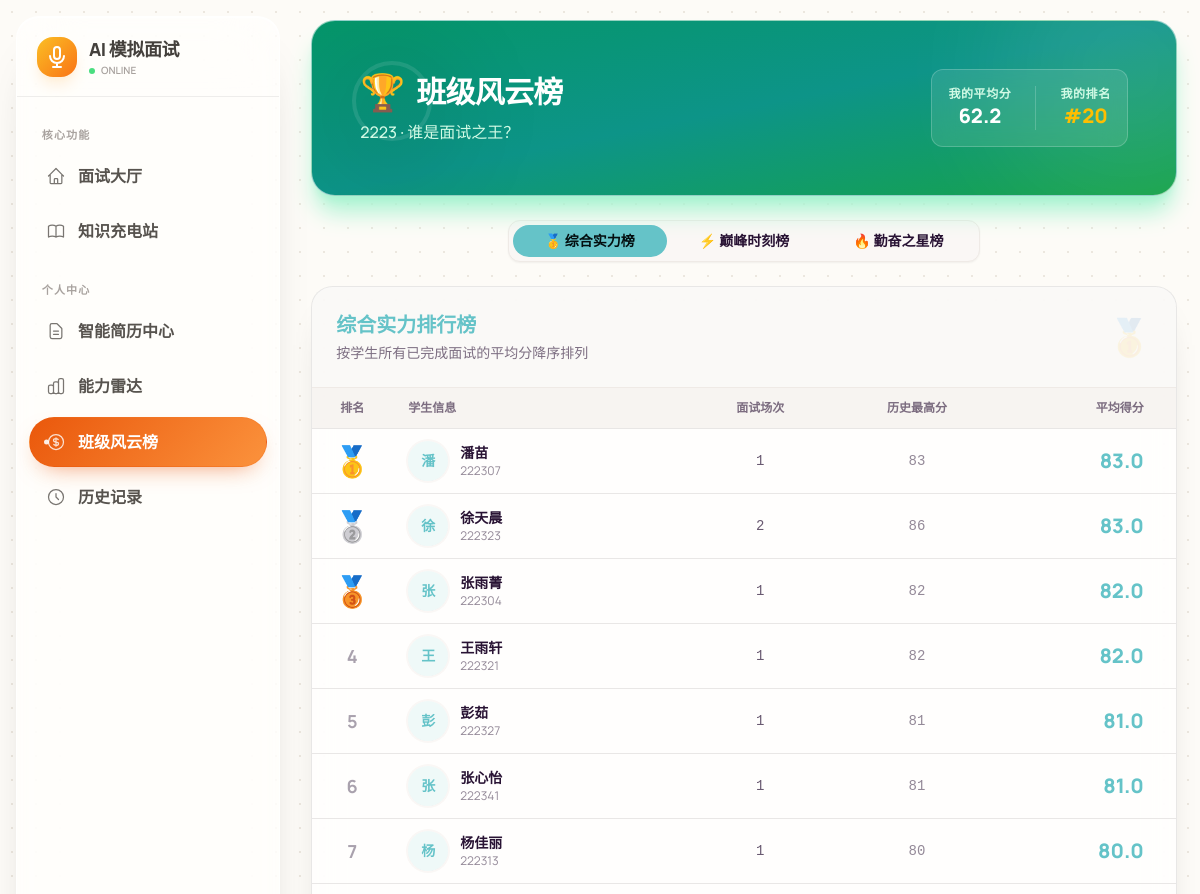
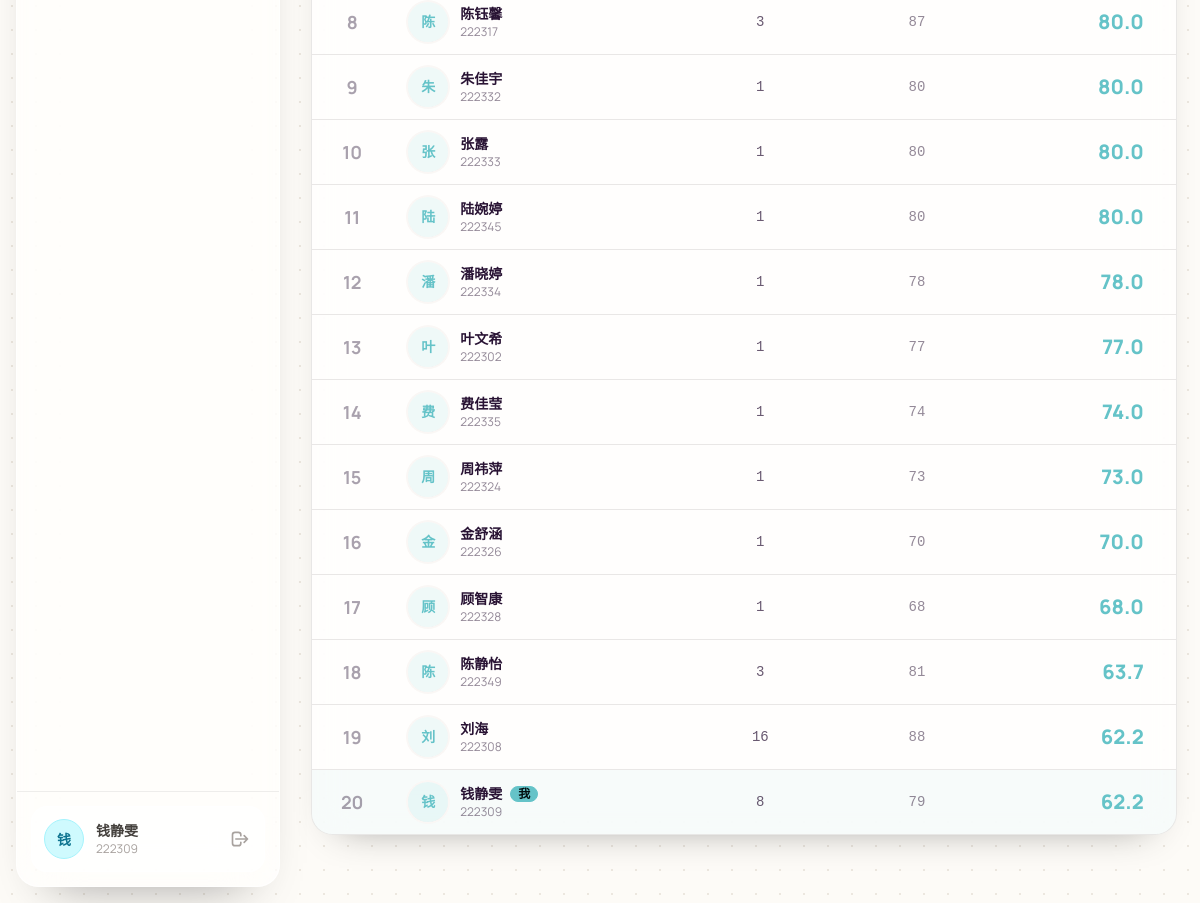
/leaderboard (signed in), run on the app's committed database (2 pictures, top to bottom).
### app/models.py (models this page shows, shortened)
class User(UserMixin, db.Model):
    __tablename__ = 'users'
    id = db.Column(db.Integer, primary_key=True)
    username = db.Column(db.String(50), unique=True, nullable=False)
    password_hash = db.Column(db.String(128))
    truename = db.Column(db.String(50))
    student_id = db.Column(db.String(20), unique=True)
    role = db.Column(db.String(20), default='student')
    department = db.Column(db.String(50))
    class_name = db.Column(db.String(50))
    resume_text = db.Column(db.Text)
    resume_tags = db.Column(db.String(255))  # 用逗号分隔的字符串存储
    profile_info = db.Column(db.JSON)
    created_at = db.Column(db.DateTime, default=datetime.now)

### app/routes.py (the view)
@bp.route('/leaderboard')
@login_required
def leaderboard():
    if current_user.role != 'student':
        flash("只有学生可以查看班级排行榜", "warning")
        return redirect(url_for('routes.dashboard'))
    classmates = User.query.filter_by(class_name=current_user.class_name, role='student').all()
    rank_data = []
    for student in classmates:
        sessions = InterviewSession.query.filter_by(user_id=student.id, status='completed').all()
        count = len(sessions)
        avg_score = 0
        max_score = 0
        last_active = None
        if count > 0:
            scores = [s.total_score for s in sessions if s.total_score is not None]
            if scores:
                avg_score = round(sum(scores) / len(scores), 1)
                max_score = max(scores)
            last_active = max(s.start_time for s in sessions)
        rank_data.append({
            'user': student,
            'count': count,
            'avg_score': avg_score,
            'max_score': max_score,
            'last_active': last_active
        })
    avg_rank_list = sorted(rank_data, key=lambda x: x['avg_score'], reverse=True)
    avg_rank_list = avg_rank_list[:20]
    max_rank_list = sorted(rank_data, key=lambda x: x['max_score'], reverse=True)
    max_rank_list = max_rank_list[:20]
    count_rank_list = sorted(rank_data, key=lambda x: x['count'], reverse=True)
    count_rank_list = count_rank_list[:20]
    return render_template('leaderboard.html',
                           current_user=current_user,
                           avg_rank=avg_rank_list,
                           max_rank=max_rank_list,
                           count_rank=count_rank_list)

### app/templates/leaderboard.html (shortened to what this page needs)
{% extends "base.html" %}
{% block content %}
<div class="space-y-6 pb-12">
    <div class="hero rounded-3xl bg-gradient-to-br from-emerald-600 via-teal-600 to-green-600 text-white shadow-xl shadow-emerald-200 overflow-hidden relative group">
        <div class="absolute -top-20 -right-20 w-64 h-64 bg-white/10 rounded-full blur-3xl group-hover:scale-110 transition-transform duration-700"></div>
        <div class="absolute bottom-0 left-0 w-40 h-40 bg-black/5 rounded-full blur-2xl"></div>
        <div class="absolute top-10 left-10 w-20 h-20 border-4 border-white/10 rounded-full"></div>
        <div class="hero-content flex-col md:flex-row justify-between w-full p-8 md:p-12 z-10">
            <div>
                <h1 class="text-3xl font-black tracking-tight flex items-center gap-3">
                    <span class="text-4xl">🏆</span> 班级风云榜
                </h1>
                <p class="mt-2 text-emerald-100 font-medium">
                    {{ current_user.class_name }} · 谁是面试之王？
                </p>
            </div>
            <div class="bg-white/10 backdrop-blur-md border border-white/20 rounded-xl p-4 flex gap-6">
                <div class="text-center">
                    <div class="text-xs text-emerald-100 uppercase font-bold tracking-wider">我的平均分</div>
                    {% set my_rank_item = avg_rank | selectattr("user.id", "equalto", current_user.id) | list | first %}
                    <div class="text-xl font-black text-white">
                        {% if my_rank_item %}
                            {{ my_rank_item.avg_score }}
                        {% else %}
                            -
                        {% endif %}
                    </div>
                </div>
                <div class="text-center">
                    <div class="text-xs text-emerald-100 uppercase font-bold tracking-wider">我的排名</div>
                    <div class="text-xl font-black text-warning">
                        {% if my_rank_item %}
                            #{{ loop.index if loop is defined else (avg_rank.index(my_rank_item) + 1) }}
                        {% else %}
                            -
                        {% endif %}
                    </div>
                </div>
            </div>
        </div>
    </div>
    <div class="flex justify-center">
        <div class="tabs tabs-boxed bg-base-100 p-1 rounded-xl shadow-sm border border-base-200">
            <a class="tab tab-lg px-8 transition-all duration-300 tab-active font-bold" onclick="switchTab('avg')" id="tab-avg">
                🥇 综合实力榜
            </a>
            <a class="tab tab-lg px-8 transition-all duration-300 font-bold" onclick="switchTab('max')" id="tab-max">
                ⚡ 巅峰时刻榜
            </a>
            <a class="tab tab-lg px-8 transition-all duration-300 font-bold" onclick="switchTab('count')" id="tab-count">
                🔥 勤奋之星榜
            </a>
        </div>
    </div>
    <div class="card bg-base-100 shadow-lg border border-base-200 overflow-hidden min-h-[500px]">
        <div id="content-avg" class="rank-content block">
            <div class="p-6 border-b border-base-200 bg-base-200/30 flex justify-between items-center">
                <div>
                    <h3 class="font-black text-xl text-primary flex items-center gap-2">
                        综合实力排行榜
                    </h3>
                    <p class="text-sm text-base-content/60 mt-1">按学生所有已完成面试的平均分降序排列</p>
                </div>
                <div class="text-4xl opacity-10">🥇</div>
            </div>
            <div class="overflow-x-auto">
                <table class="table w-full">
                    <thead>
                        <tr class="bg-base-200/50 text-base-content/60">
                            <th class="w-20 text-center">排名</th>
                            <th>学生信息</th>
                            <th class="text-center">面试场次</th>
                            <th class="text-center">历史最高分</th>
                            <th class="text-right pr-8">平均得分</th>
                        </tr>
                    </thead>
                    <tbody>
                        {% for item in avg_rank %}
                        <tr class="hover group {{ 'bg-primary/5' if item.user.id == current_user.id else '' }}">
                            <td class="text-center">
                                {% if loop.index == 1 %}
                                    <div class="text-3xl">🥇</div>
                                {% elif loop.index == 2 %}
                                    <div class="text-3xl">🥈</div>
                                {% elif loop.index == 3 %}
                                    <div class="text-3xl">🥉</div>
                                {% else %}
                                    <div class="font-bold text-base-content/40 text-lg">{{ loop.index }}</div>
                                {% endif %}
                            </td>
                            <td>
                                <div class="flex items-center space-x-3">
                                    <div class="avatar placeholder">
                                        <div class="w-10 h-10 rounded-full bg-primary/10 text-primary font-bold ring-2 ring-base-100 shadow-sm flex items-center justify-center">
                                            {{ item.user.truename[0] }}
                                        </div>
                                    </div>
                                    <div>
                                        <div class="font-bold text-base-content flex items-center gap-2">
                                            {{ item.user.truename }}
                                            {% if item.user.id == current_user.id %}
                                                <span class="badge badge-sm badge-primary">我</span>
                                            {% endif %}
                                        </div>
                                        <div class="text-xs text-base-content/50">{{ item.user.student_id }}</div>
                                    </div>
                                </div>
                            </td>
                            <td class="text-center font-mono text-base-content/70">
                                {{ item.count }}
                            </td>
                            <td class="text-center font-mono text-base-content/50">
                                {{ item.max_score }}
                            </td>
                            <td class="text-right pr-8">
                                <div class="font-black text-primary text-xl">{{ item.avg_score }}</div>
                            </td>
                        </tr>
                        {% endfor %}
                    </tbody>
                </table>
            </div>
        </div>
    </div>
</div>
{% endblock %}

### app/templates/base.html (shortened to what this page needs)
<!DOCTYPE html>
<html data-theme="cupcake" lang="zh-CN">
<head>
    <link href="https://cdn.jsdelivr.net/npm/daisyui@4.12.10/dist/full.min.css" rel="stylesheet" type="text/css" />
    <script src="https://cdn.tailwindcss.com"></script>
</head>
<body class="antialiased">
    <aside id="sidebar" class="fixed sidebar-transition transform -translate-x-full lg:translate-x-0 flex flex-col">
        <div class="h-20 flex items-center px-5 border-b border-stone-200/70">
            <a href="{{ url_for('routes.home') }}" class="flex items-center gap-3 w-full group">
                <div class="w-10 h-10 rounded-2xl bg-gradient-to-br from-amber-400 to-orange-500 flex items-center justify-center shadow-lg shadow-orange-100 group-hover:rotate-3 transition-transform duration-300">
                    <svg xmlns="http://www.w3.org/2000/svg" class="h-6 w-6 text-white" fill="none" viewBox="0 0 24 24" stroke="currentColor">
                        <path stroke-linecap="round" stroke-linejoin="round" stroke-width="2" d="M19 11a7 7 0 01-7 7m0 0a7 7 0 01-7-7m7 7v4m0 0H8m4 0h4m-4-8a3 3 0 01-3-3V5a3 3 0 116 0v6a3 3 0 01-3 3z" />
                    </svg>
                </div>
                <div>
                    <h1 class="text-lg font-extrabold text-stone-700 tracking-tight">AI 模拟面试</h1>
                    <div class="flex items-center gap-1.5">
                        <span class="w-1.5 h-1.5 rounded-full bg-green-400 animate-pulse"></span>
                        <p class="text-[10px] text-stone-400 font-semibold uppercase">Online</p>
                    </div>
                </div>
            </a>
        </div>
        <nav class="flex-1 overflow-y-auto sidebar-content px-3 py-2.5">
            <div class="menu-section-title">核心功能</div>
            <ul class="space-y-1">
                <li>
                    <a href="{{ url_for('routes.home') }}" class="menu-item flex items-center gap-3 px-4 py-3 {{ 'active' if request.endpoint == 'routes.home' else '' }}">
                        <span>面试大厅</span>
                    </a>
                </li>
                <li>
                    <a href="{{ url_for('routes.learning_index') }}" class="menu-item flex items-center gap-3 px-4 py-3 {{ 'active' if request.endpoint and 'learning' in request.endpoint else '' }}">
                        <span>知识充电站</span>
                    </a>
                </li>
            </ul>
            <div class="menu-section-title">个人中心</div>
            <ul class="space-y-1">
                <li>
                    <a href="{{ url_for('routes.resume_dashboard') }}" class="menu-item flex items-center gap-3 px-4 py-3 {{ 'active' if request.endpoint in ['routes.resume_dashboard', 'routes.resume_edit', 'routes.resume_builder', 'routes.profile_basic'] else '' }}">
                        <span>智能简历中心</span>
                    </a>
                </li>
                <li>
                    <a href="{{ url_for('routes.ability_radar') }}" class="menu-item flex items-center gap-3 px-4 py-3 {{ 'active' if request.endpoint == 'routes.ability_radar' else '' }}">
                        <span>能力雷达</span>
                    </a>
                </li>
                <li>
                    <a href="{{ url_for('routes.leaderboard') }}" class="menu-item flex items-center gap-3 px-4 py-3 {{ 'active' if request.endpoint == 'routes.leaderboard' else '' }}">
                        <span>班级风云榜</span>
                    </a>
                </li>
                <li>
                    <a href="{{ url_for('routes.history') }}" class="menu-item flex items-center gap-3 px-4 py-3 {{ 'active' if request.endpoint == 'routes.history' else '' }}">
                        <svg xmlns="http://www.w3.org/2000/svg" class="h-5 w-5 opacity-80" fill="none" viewBox="0 0 24 24" stroke="currentColor"><path stroke-linecap="round" stroke-linejoin="round" stroke-width="1.5" d="M12 8v4l3 3m6-3a9 9 0 11-18 0 9 9 0 0118 0z" /></svg>
                        <span>历史记录</span>
                    </a>
                </li>
            </ul>
        </nav>
        <div class="p-3.5 border-t border-stone-200/70">
            {% if current_user.is_authenticated %}
                {% set avatar_styles = [
                    'bg-rose-100 text-rose-700 border border-rose-200',
                    'bg-orange-100 text-orange-700 border border-orange-200',
                    'bg-emerald-100 text-emerald-700 border border-emerald-200',
                    'bg-cyan-100 text-cyan-700 border border-cyan-200',
                    'bg-blue-100 text-blue-700 border border-blue-200',
                    'bg-violet-100 text-violet-700 border border-violet-200',
                    'bg-fuchsia-100 text-fuchsia-700 border border-fuchsia-200'
                ] %}
                {% set style_class = avatar_styles[(current_user.id) % 7] %}
                <div class="flex items-center gap-3 w-full p-3 rounded-2xl border border-white/70 bg-white/55 backdrop-blur-xl">
                    <div class="avatar placeholder">
                        <div class="{{ style_class }} w-10 h-10 rounded-full grid place-items-center ring-2 ring-white/70">
                            <span class="text-sm font-bold leading-none select-none mt-[1px]">{{ current_user.truename[0] if current_user.truename else '我' }}</span>
                        </div>
                    </div>
                    <div class="flex-1 min-w-0 text-left">
                        <p class="text-sm font-extrabold text-stone-700 truncate">{{ current_user.truename }}</p>
                        <p class="text-xs text-stone-400 truncate">{{ current_user.username }}</p>
                    </div>
                    <a href="{{ url_for('auth.logout') }}" class="btn btn-ghost btn-xs btn-square text-stone-400 hover:text-red-500" title="退出登录">
                        <svg xmlns="http://www.w3.org/2000/svg" class="h-5 w-5" fill="none" viewBox="0 0 24 24" stroke="currentColor"><path stroke-linecap="round" stroke-linejoin="round" stroke-width="2" d="M17 16l4-4m0 0l-4-4m4 4H7m6 4v1a3 3 0 01-3 3H6a3 3 0 01-3-3V7a3 3 0 013-3h4a3 3 0 013 3v1" /></svg>
                    </a>
                </div>
            {% else %}
                <a href="{{ url_for('auth.login') }}" class="btn btn-primary w-full text-white">立即登录</a>
            {% endif %}
        </div>
    </aside>
    <main class="main-content transition-all duration-300">
        <div class="page-shell">
            {% block content %}{% endblock %}
        </div>
    </main>
</body>
</html>

### data on the page
User: truename "钱", truename "钱静雯", username "222309", class_name "2223", user "钱", user.truename "钱静雯", user.student_id "222309"
User: user "潘", user.truename "潘苗", user.student_id "222307"
User: user "徐", user.truename "徐天晨", user.student_id "222323"
User: user "张", user.truename "张雨菁", user.student_id "222304"
User: user "王", user.truename "王雨轩", user.student_id "222321"
User: user "彭", user.truename "彭茹", user.student_id "222327"
User: user "张", user.truename "张心怡", user.student_id "222341"
User: user "杨", user.truename "杨佳丽", user.student_id "222313"
User: user "陈", user.truename "陈钰馨", user.student_id "222317"
User: user "朱", user.truename "朱佳宇", user.student_id "222332"
User: user "张", user.truename "张露", user.student_id "222333"
User: user "陆", user.truename "陆婉婷", user.student_id "222345"
User: user "潘", user.truename "潘晓婷", user.student_id "222334"
User: user "叶", user.truename "叶文希", user.student_id "222302"
User: user "费", user.truename "费佳莹", user.student_id "222335"
User: user "周", user.truename "周祎萍", user.student_id "222324"
User: user "金", user.truename "金舒涵", user.student_id "222326"
User: user "顾", user.truename "顾智康", user.student_id "222328"
User: user "陈", user.truename "陈静怡", user.student_id "222349"
User: user "刘", user.truename "刘海", user.student_id "222308"

### other printed values
{{ my_rank_item.avg_score }} "62.2"
{{ item.count }} "1" "2" "1" "1" "1" "1" "1" "3" "1" "1" "1" "1" "1" "1" "1" "1" "1" "3" "16" "8"
{{ item.max_score }} "83" "86" "82" "82" "81" "81" "80" "87" "80" "80" "80" "78" "77" "74" "73" "70" "68" "81" "88" "79"
{{ item.avg_score }} "83.0" "83.0" "82.0" "82.0" "81.0" "81.0" "80.0" "80.0" "80.0" "80.0" "80.0" "78.0" "77.0" "74.0" "73.0" "70.0" "68.0" "63.7" "62.2" "62.2"
